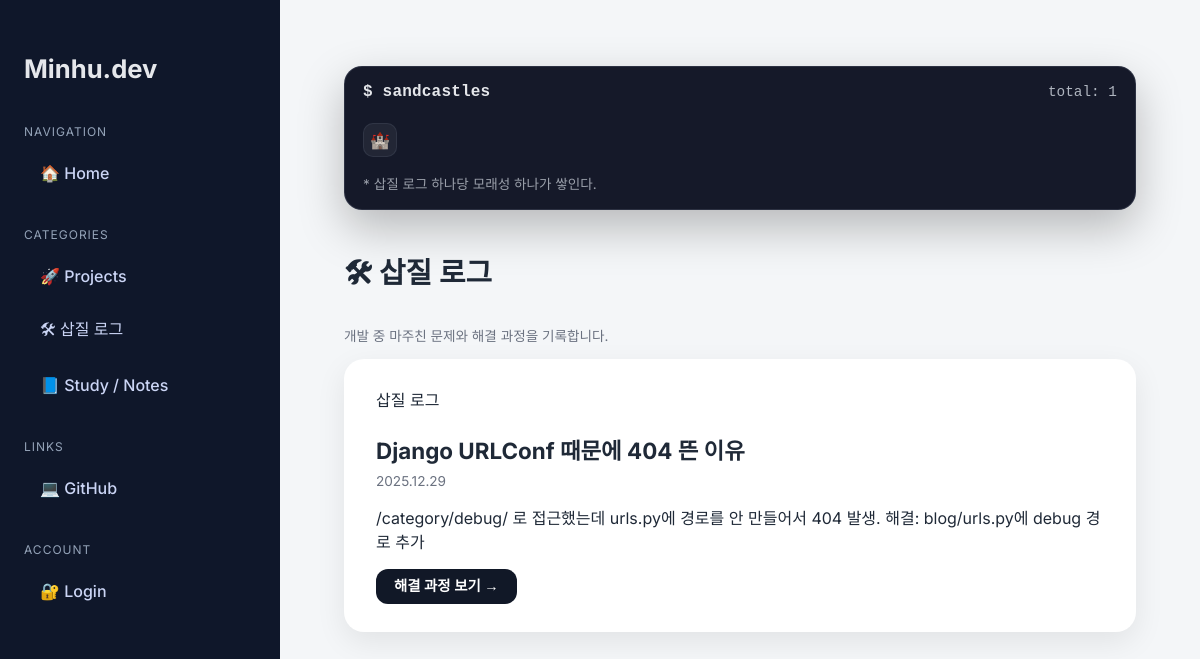
Page /debug/ on the earlier database version.
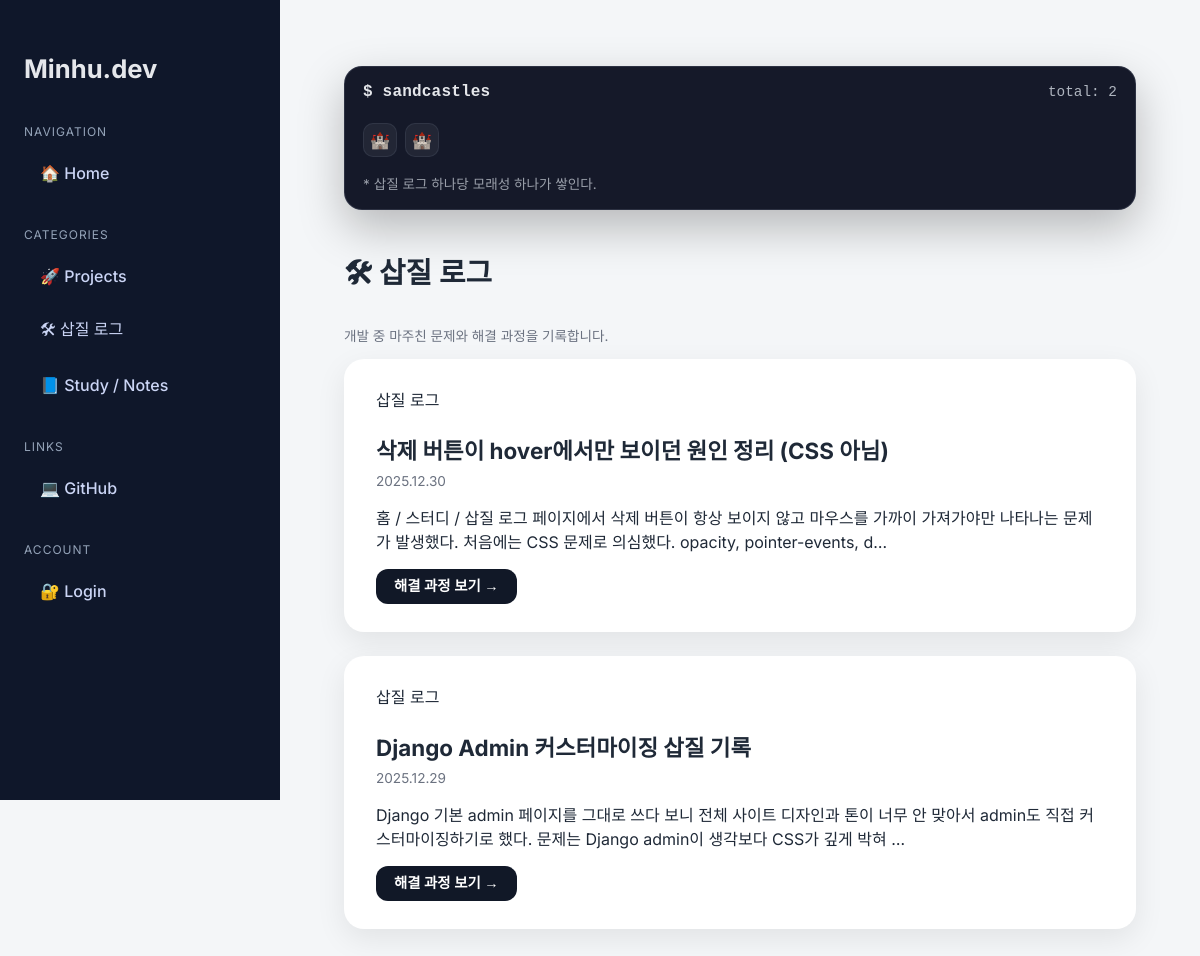
Same page on the later database version.
### blog/models.py (models this page shows, shortened)
class Post(models.Model):
    CATEGORY_CHOICES = [
        ("debug", "삽질 로그"),
        ("study", "Study"),
        ("project", "Projects"),
    ]
    title = models.CharField(max_length=200)
    content = models.TextField()
    category = models.CharField(
        max_length=20,
        choices=CATEGORY_CHOICES,
        default="study"
    )
    created_at = models.DateTimeField(default=timezone.now)

### blog/views.py (the view)
# urls.py: path("debug/", views.debug_list, name="debug_list"),
def debug_list(request):
    posts = Post.objects.filter(category="debug").order_by("-created_at")
    sandcastle_count = posts.count()
    return render(
        request,
        "blog/debug_list.html",
        {
            "posts": posts,
            "sandcastle_count": sandcastle_count,
        }
    )

### blog/templates/blog/debug_list.html (shortened to what this page needs)
{% extends "base.html" %}
{% block content %}
<div class="sandcastle-card mb-5">
  <div class="sandcastle-head">
    <div class="sandcastle-title">$ sandcastles</div>
    <div class="sandcastle-meta">
      total: {{ sandcastle_count }}
    </div>
  </div>
<div class="sandcastle-grid">
  {% for _ in ""|ljust:sandcastle_count %}
    <div class="castle">
      {% if forloop.counter <= 9 %}
        🏰
      {% elif forloop.counter <= 19 %}
        🏯
      {% else %}
        🏛️
      {% endif %}
    </div>
  {% endfor %}
</div>
  <div class="sandcastle-hint">
    * 삽질 로그 하나당 모래성 하나가 쌓인다.
  </div>
</div>
<div class="mb-4">
  <h2>🛠 삽질 로그</h2>
  <p class="meta">
    개발 중 마주친 문제와 해결 과정을 기록합니다.
  </p>
</div>
<div class="grid">
  {% for post in posts %}
  <div class="card">
    <span class="badge badge-debug mb-2">삽질 로그</span>
    <h3>{{ post.title }}</h3>
    <div class="meta">
      {{ post.created_at|date:"Y.m.d" }}
    </div>
    <p>
      {{ post.content|truncatechars:120 }}
    </p>
    <div class="project-actions"
         style="display:flex; gap:12px; align-items:center; margin-top:16px;">
      <a href="{% url 'debug_detail' post.id %}"
         class="btn btn-primary">
        해결 과정 보기 →
      </a>
    </div>
  </div>
  {% empty %}
  <p>아직 등록된 삽질 로그가 없습니다.</p>
  {% endfor %}
</div>
{% endblock %}

### templates/base.html (shortened to what this page needs)
<!DOCTYPE html>
<html lang="ko">
<head>
</head>
<body>
<div class="layout">
<aside class="sidebar">
  <h1>Minhu.dev</h1>
  <div class="nav-section">
    <span>Navigation</span>
    <a href="/">🏠 Home</a>
  </div>
  <div class="nav-section">
    <span>Categories</span>
    <a href="/projects/">🚀 Projects</a>
    <a href="/debug/">🛠 삽질 로그</a>
    <a href="{% url 'study_list' %}">📘 Study / Notes</a>
  </div>
  <div class="nav-section">
    <span>Links</span>
    <a href="https://github.com/MinHu000/" target="_blank">💻 GitHub</a>
  </div>
  <div class="nav-section">
    <span>Account</span>
    {% if user.is_authenticated %}
      <form method="post" action="{% url 'logout' %}">
        {% csrf_token %}
        <button type="submit"
          style="
            all: unset;
            display: block;
            padding: 12px 16px;
            border-radius: 10px;
            font-weight: 500;
            color: #cbd5f5;
            margin-bottom: 6px;
            cursor: pointer;
            transition: all 0.2s ease;
          "
          onmouseover="this.style.backgroundColor='rgba(255,255,255,0.08)'; this.style.color='#ffffff'; this.style.transform='translateX(4px)';"
          onmouseout="this.style.backgroundColor=''; this.style.color='#cbd5f5'; this.style.transform='';"
        >
          🚪 Logout
        </button>
      </form>
    {% else %}
      <a href="{% url 'login' %}">🔐 Login</a>
    {% endif %}
  </div>
</aside>
  <main class="content">
    {% block content %}{% endblock %}
  </main>
</div>
</body>
</html>

### templates/base.html (style rules this page uses)
* { box-sizing: border-box; }
body { margin: 0; font-family: 'Inter', sans-serif; background-color: #f4f6f8; color: #1f2937; }
a { text-decoration: none; color: inherit; }
.layout { display: flex; min-height: 100vh; }
.sidebar { width: 280px; background-color: #0f172a; color: #e5e7eb; padding: 32px 24px; position: fixed; height: 100vh; }
.sidebar h1 { font-size: 1.6rem; font-weight: 700; margin-bottom: 40px; }
.nav-section { margin-bottom: 32px; }
.nav-section span { display: block; font-size: 0.75rem; color: #94a3b8; letter-spacing: 1px; margin-bottom: 12px; text-transform: uppercase; }
.sidebar a { display: block; padding: 12px 16px; border-radius: 10px; font-weight: 500; color: #cbd5f5; margin-bottom: 6px; transition: all 0.2s ease; }
.content { margin-left: 280px; padding: 48px 64px; width: 100%; }
.card { background-color: #ffffff; border-radius: 20px; padding: 28px 32px; box-shadow: 0 10px 30px rgba(0,0,0,0.08); transition: transform 0.25s ease, box-shadow 0.25s ease; }
h2 { font-size: 1.8rem; margin-bottom: 24px; }
h3 { font-size: 1.4rem; margin-bottom: 8px; }
.meta { font-size: 0.85rem; color: #6b7280; margin-bottom: 14px; }
.btn { display: inline-flex; align-items: center; gap: 8px; padding: 10px 18px; border-radius: 12px; font-size: 0.9rem; font-weight: 600; line-height: 1; cursor: pointer; border: none; text-decoration: none; transition: background-color 0.2s ease, transform 0.15s ease; }
.btn-primary { background-color: #111827; color: #ffffff; }
.grid { display: grid; gap: 24px; }
.sandcastle-card { margin-top: 18px; margin-bottom: 40px; padding: 16px 18px; border-radius: 18px; background: rgba(2, 6, 23, 0.92); border: 1px solid rgba(148,163,184,0.18); box-shadow: 0 18px 45px rgba(0,0,0,0.25); color: #e5e7eb; }
.sandcastle-head { display:flex; align-items: baseline; justify-content: space-between; gap: 14px; margin-bottom: 12px; }
.sandcastle-title { font-family: ui-monospace, SFMono-Regular, Menlo, Monaco, Consolas, "Liberation Mono", monospace; font-weight: 700; letter-spacing: 0.2px; }
.sandcastle-meta { font-family: ui-monospace, SFMono-Regular, Menlo, Monaco, Consolas, "Liberation Mono", monospace; font-size: 0.9rem; color: rgba(226,232,240,0.75); }
.sandcastle-grid { display:flex; flex-wrap: wrap; gap: 8px; padding: 10px 0 6px; min-height: 36px; }
.castle { width: 34px; height: 34px; display:flex; align-items:center; justify-content:center; border-radius: 10px; background: rgba(255,255,255,0.06); border: 1px solid rgba(148,163,184,0.12); transition: transform .12s ease, background .12s ease; user-select:none; }
.sandcastle-hint { margin-top: 10px; font-size: 0.85rem; color: rgba(226,232,240,0.65); }

Differences in the rows shown:
removed Post: title "Django URLConf 때문에 404 뜬 이유", created_at "2025.12.29", content "/category/debug/ 로 접근했는데 urls.py에 경로를 안 만들어서 404 발생. 해결: blog/urls.py에 debug 경로 추가"
added Post: title "삭제 버튼이 hover에서만 보이던 원인 정리 (CSS 아님)", created_at "2025.12.30", content "홈 / 스터디 / 삽질 로그 페이지에서 삭제 버튼이 항상 보이지 않고 마우스를 가까이 가져가야만 나타나는 문제가 발생했다. 처음에는 CSS 문제로 의심했다. opacity, pointer-events, d…"
added Post: title "Django Admin 커스터마이징 삽질 기록", created_at "2025.12.29", content "Django 기본 admin 페이지를 그대로 쓰다 보니 전체 사이트 디자인과 톤이 너무 안 맞아서 admin도 직접 커스터마이징하기로 했다. 문제는 Django admin이 생각보다 CSS가 깊게 박혀 …"
Other differences:
{{ sandcastle_count }}: "1" → "2"
